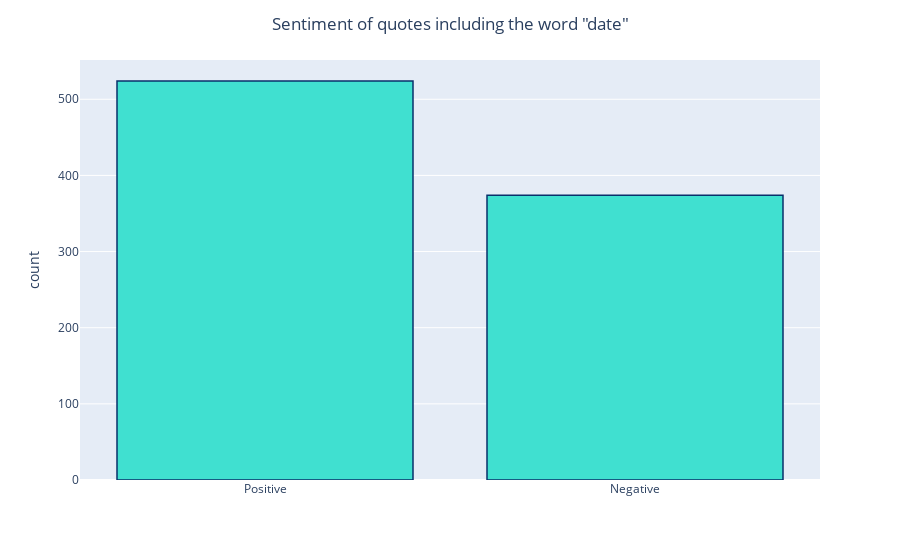

Notebook code cell kept with this figure:
### Code cell
quotes_word = get_quotes_with_word(top_1M_Occurrences_quotes_2020, word_to_choose)

defining_tone = []

for i in range(len(quotes_word)):

    given_topic_sentences = quotes_word[i]

    given_topic_tokens = remove_noise(word_tokenize(given_topic_sentences))

    defining_tone.append([given_topic_sentences, classifier.classify(dict([token, True] for token in given_topic_tokens))])
    
defining_tone = pd.DataFrame(defining_tone,columns=['Quote','Sentiment'])

display(defining_tone)

fig = px.histogram(defining_tone['Quote'], x=defining_tone['Sentiment'])
fig.update_traces(marker_color="turquoise",marker_line_color='rgb(8,48,107)',
                  marker_line_width=1.5)
fig.update_layout(title_text='Sentiment of quotes including the word "' + word_to_choose + '"', title_x=0.5)
fig.update_layout(xaxis_title=None)
fig.show()

### Figure 1 — Plotly figure (JSON) as saved in the notebook; plotly's stock layout.template omitted (floating-point values rounded to 4 significant figures; data arrays with more than 128 entries replaced by an {"elided": "..."} marker saying what was removed)
{"data": [{"alignmentgroup": "True", "bingroup": "x", "hovertemplate": "x=%{x}<br>count=%{y}<extra></extra>", "legendgroup": "", "marker": {"color": "turquoise", "line": {"color": "rgb(8,48,107)", "width": 1.5}, "pattern": {"shape": ""}}, "name": "", "offsetgroup": "", "orientation": "v", "showlegend": false, "type": "histogram", "x": {"elided": "898 str values"}, "xaxis": "x", "yaxis": "y"}], "layout": {"barmode": "relative", "legend": {"tracegroupgap": 0}, "margin": {"t": 60}, "title": {"text": "Sentiment of quotes including the word \"date\"", "x": 0.5}, "xaxis": {"anchor": "y", "domain": [0, 1], "title": {}}, "yaxis": {"anchor": "x", "domain": [0, 1], "title": {"text": "count"}}}}
